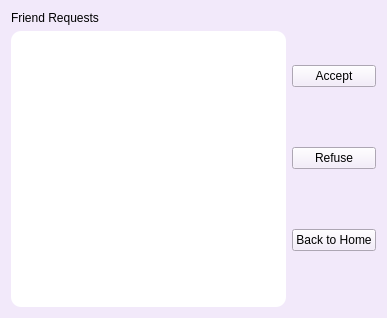
<?xml version="1.0" encoding="UTF-8"?>
<ui version="4.0">
 <class>FriendRequest</class>
 <widget class="QWidget" name="FriendRequest">
  <property name="geometry">
   <rect>
    <x>0</x>
    <y>0</y>
    <width>387</width>
    <height>318</height>
   </rect>
  </property>
  <property name="windowTitle">
   <string>ChatTime Friend Requests</string>
  </property>
  <property name="styleSheet">
   <string notr="true">background-color: rgb(242, 233, 250);</string>
  </property>
  <layout class="QHBoxLayout" name="horizontalLayout_2">
   <item>
    <layout class="QHBoxLayout" name="horizontalLayout">
     <item>
      <layout class="QVBoxLayout" name="verticalLayout_2">
       <item>
        <widget class="QLabel" name="label">
         <property name="text">
          <string>Friend Requests</string>
         </property>
        </widget>
       </item>
       <item>
        <widget class="QListWidget" name="listWidget">
         <property name="styleSheet">
          <string notr="true">QListWidget {

	background-color: rgb(255,255,255);
    border: none;
    border-radius: 10px;

}</string>
         </property>
        </widget>
       </item>
      </layout>
     </item>
     <item>
      <layout class="QVBoxLayout" name="verticalLayout">
       <item>
        <widget class="QPushButton" name="pushButton">
         <property name="text">
          <string>Accept</string>
         </property>
        </widget>
       </item>
       <item>
        <widget class="QPushButton" name="pushButton_2">
         <property name="text">
          <string>Refuse</string>
         </property>
        </widget>
       </item>
       <item>
        <widget class="QPushButton" name="pushButton_3">
         <property name="text">
          <string>Back to Home</string>
         </property>
        </widget>
       </item>
      </layout>
     </item>
    </layout>
   </item>
  </layout>
 </widget>
 <resources/>
 <connections/>
</ui>
